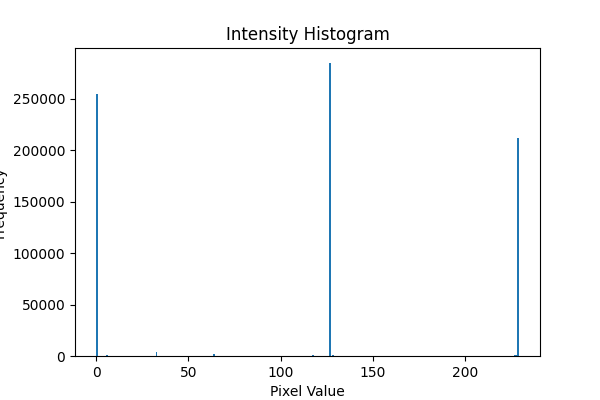
#> input picture output/histograms/img0_hist.png, 600 x 400 px, given as the content of the folder images, which was not available
$ python main.py
#> lines starting #> are read from the running program, lines starting #| are printed output that depends on the picture; pictures that were not available may be replaced by others from this repository, and a replacement may not be noted
import cv2
import numpy as np
import matplotlib.pyplot as plt
from skimage.metrics import structural_similarity as ssim
from scipy.stats import skew, kurtosis
import os
import pandas as pd


GAUSSIAN_BLUR_KSIZE = 5
MEDIAN_FILTER_KSIZE = 5
BILATERAL_D = 9
BILATERAL_SIGMA_COLOR = 75
BILATERAL_SIGMA_SPACE = 75
AVERAGING_KSIZE = 5
LOWPASS_CUTOFF_RATIO = 0.3
NOTCH_RADIUS = 10
NOTCH_THRESHOLD = 0.85

# config

INPUT_FOLDER = "images"
OUTPUT_FOLDER = "output"

os.makedirs(f"{OUTPUT_FOLDER}/spatial", exist_ok=True)
os.makedirs(f"{OUTPUT_FOLDER}/frequency", exist_ok=True)
os.makedirs(f"{OUTPUT_FOLDER}/histograms", exist_ok=True)
os.makedirs(f"{OUTPUT_FOLDER}/fft", exist_ok=True)
os.makedirs(f"{OUTPUT_FOLDER}/comparison", exist_ok=True)

# noise detection implementation

def detect_noise(image):
    img = image.astype(np.float64)

    # Salt & Pepper detection
    salt = np.sum(img > 250)
    pepper = np.sum(img < 5)
    sp_ratio = (salt + pepper) / img.size
    if sp_ratio > 0.02:
        return "salt_and_pepper"

    f = np.fft.fft2(img)
    fshift = np.fft.fftshift(f)
    mag = np.log(1 + np.abs(fshift))
    mag_norm = mag / mag.max()

    cy, cx = mag_norm.shape[0] // 2, mag_norm.shape[1] // 2
    mask = np.ones_like(mag_norm, dtype=bool)
    mask[cy-10:cy+10, cx-10:cx+10] = False

    peaks = np.sum(mag_norm[mask] > NOTCH_THRESHOLD)
    if peaks > 20:
        return "periodic"

    mean_val = np.mean(img)
    var_val = np.var(img)
    sk = skew(img.flatten())

    coeff_var = np.sqrt(var_val) / (mean_val + 1e-10)
    if coeff_var > 0.5 and abs(sk) > 1:
        return "speckle"

    return "gaussian"

# spatial filter implementation

def apply_spatial_filter(image, noise_type):
    if noise_type == "gaussian":
        return cv2.GaussianBlur(image, (GAUSSIAN_BLUR_KSIZE, GAUSSIAN_BLUR_KSIZE), 0)

    elif noise_type == "salt_and_pepper":
        return cv2.medianBlur(image, MEDIAN_FILTER_KSIZE)

    elif noise_type == "speckle":
        return cv2.bilateralFilter(
            image, BILATERAL_D, BILATERAL_SIGMA_COLOR, BILATERAL_SIGMA_SPACE
        )

    elif noise_type == "periodic":
        return cv2.GaussianBlur(image, (3, 3), 0)

    return image.copy()

# frequency filter implementation

def apply_frequency_filter(image, noise_type):
    img = image.astype(np.float64)
    rows, cols = img.shape
    f = np.fft.fft2(img)
    fshift = np.fft.fftshift(f)

    if noise_type == "periodic":
        mag = np.log(1 + np.abs(fshift))
        mag_norm = mag / mag.max()

        H = np.ones((rows, cols))
        cy, cx = rows // 2, cols // 2

        ys, xs = np.where(mag_norm > NOTCH_THRESHOLD)

        for y, x in zip(ys, xs):
            if abs(y - cy) > 10 or abs(x - cx) > 10:
                rr, cc = np.ogrid[:rows, :cols]
                mask = (rr - y) ** 2 + (cc - x) ** 2 <= NOTCH_RADIUS ** 2
                H[mask] = 0

        filtered = fshift * H

    else:
        # Gaussian Low-pass
        cy, cx = rows // 2, cols // 2
        rr, cc = np.ogrid[:rows, :cols]
        dist = np.sqrt((rr - cy) ** 2 + (cc - cx) ** 2)

        cutoff = LOWPASS_CUTOFF_RATIO * min(rows, cols) / 2
        H = np.exp(-(dist ** 2) / (2 * cutoff ** 2))

        filtered = fshift * H

    f_ishift = np.fft.ifftshift(filtered)
    img_back = np.fft.ifft2(f_ishift)
    img_back = np.abs(img_back)
    img_back = np.clip(img_back, 0, 255).astype(np.uint8)

    return img_back

# metrics calculation

def calculate_metrics(reference, denoised):
    ref = reference.astype(np.float64)
    den = denoised.astype(np.float64)

    mse = np.mean((ref - den) ** 2)
    psnr = float("inf") if mse == 0 else 10 * np.log10(255 ** 2 / mse)
    ssim_val = ssim(reference, denoised, data_range=255)

    return mse, psnr, ssim_val

# Visualization
def save_histogram(image, name):
    plt.figure(figsize=(6,4))
    plt.hist(image.flatten(), bins=256)
    plt.title("Intensity Histogram")
    plt.xlabel("Pixel Value")
    plt.ylabel("Frequency")
    plt.savefig(f"{OUTPUT_FOLDER}/histograms/{name}_hist.png")
    plt.close()

def save_fft_spectrum(image, name):
    f = np.fft.fft2(image.astype(np.float64))
    fshift = np.fft.fftshift(f)
    mag = np.log(1 + np.abs(fshift))

    plt.figure(figsize=(6,6))
    plt.imshow(mag, cmap='gray')
    plt.title("FFT Magnitude Spectrum")
    plt.axis("off")
    plt.savefig(f"{OUTPUT_FOLDER}/fft/{name}_fft.png")
    plt.close()

def save_comparison_image(original, spatial, frequency, name, noise_type):
    # FFT magnitude
    f = np.fft.fft2(original.astype(np.float64))
    fshift = np.fft.fftshift(f)
    mag = np.log(1 + np.abs(fshift))

    fig, axes = plt.subplots(1, 4, figsize=(20, 5))
    fig.suptitle(f"{name} - Noise: {noise_type}", fontsize=14)

    axes[0].imshow(original, cmap='gray')
    axes[0].set_title("Original (Noisy)")
    axes[0].axis("off")

    axes[1].imshow(spatial, cmap='gray')
    axes[1].set_title("Spatial Filtered")
    axes[1].axis("off")

    axes[2].imshow(frequency, cmap='gray')
    axes[2].set_title("Frequency Filtered")
    axes[2].axis("off")

    axes[3].imshow(mag, cmap='gray')
    axes[3].set_title("FFT Spectrum")
    axes[3].axis("off")

    plt.tight_layout()
    plt.savefig(f"{name}_comparison.png", dpi=150, bbox_inches="tight")
    plt.close()


def main():

    results = []

    image_files = [f for f in os.listdir(INPUT_FOLDER) if f.endswith(".png")]

    for name in image_files:
        path = os.path.join(INPUT_FOLDER, name)
        img = cv2.imread(path, cv2.IMREAD_GRAYSCALE)
#> img: shape (400, 600); min 0, max 255, mean 249.9

        if img is None:
            continue

        print(f"\nProcessing {name}")

        noise_type = detect_noise(img)
#> in detect_noise, `salt = np.sum(img > 250)`: salt = 230013
#> in detect_noise, `pepper = np.sum(img < 5)`: pepper = 2091
#> in detect_noise, `sp_ratio = (salt + pepper) / img.size`: sp_ratio = 0.967
#> noise_type = 'salt_and_pepper'
        print(f"Detected Noise: {noise_type}")
#| Detected Noise: salt_and_pepper

        spatial = apply_spatial_filter(img, noise_type)
#> in apply_spatial_filter, `return cv2.medianBlur(image, MEDIAN_FILTER_KSIZE)`:
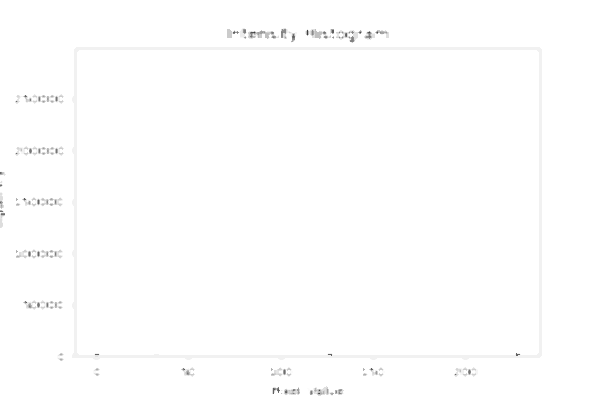
#> returned value: shape (400, 600); min 62, max 255, mean 254.1
        frequency = apply_frequency_filter(img, noise_type)
#> in apply_frequency_filter, `img_back = np.abs(img_back)`:
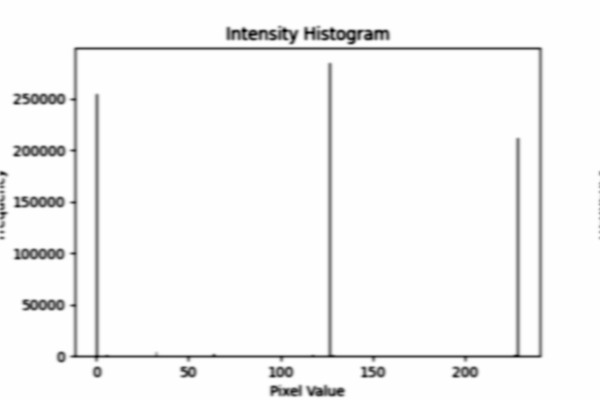
#> img_back: shape (400, 600) float64; min 98.27, max 255, mean 249.9; drawn with min black and max white
#> in apply_frequency_filter, `img_back = np.clip(img_back, 0, 255).astype(np.uint8)`:
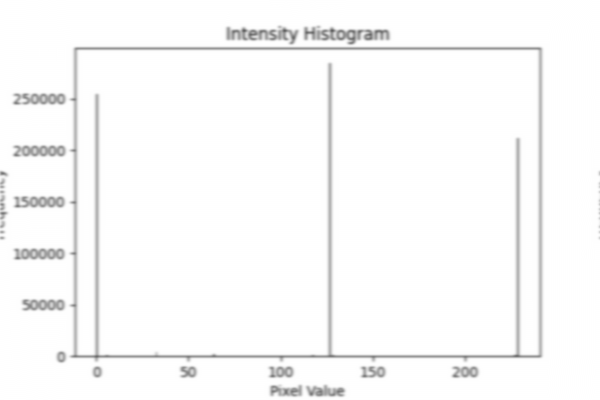
#> img_back: shape (400, 600); min 98, max 255, mean 249.3

        cv2.imwrite(f"{OUTPUT_FOLDER}/spatial/{name}", spatial)
        cv2.imwrite(f"{OUTPUT_FOLDER}/frequency/{name}", frequency)

        save_histogram(img, name.replace(".png", ""))
#> in save_histogram, `plt.savefig(f"{OUTPUT_FOLDER}/histograms/{name}_hist.png")`:
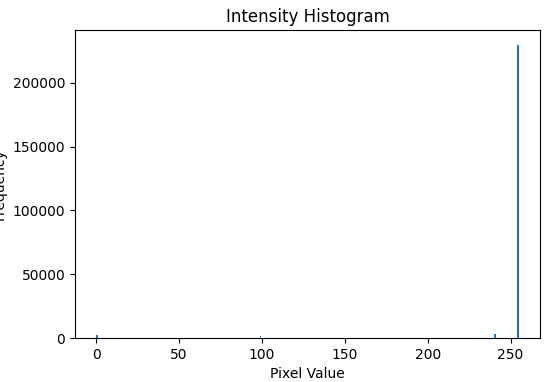
#> figure drawn by matplotlib, 1 panel; tallest bar 229917 high, from x = 254 to 255
        save_fft_spectrum(img, name.replace(".png", ""))
#> in save_fft_spectrum, `mag = np.log(1 + np.abs(fshift))`:
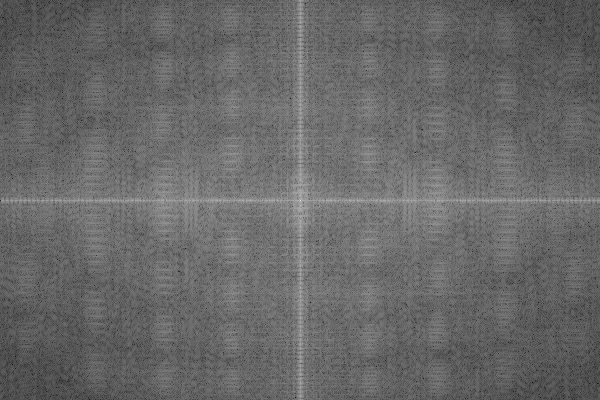
#> mag: shape (400, 600) float64; min 1.65, max 17.91, mean 8.3; drawn with min black and max white

        mse_s, psnr_s, ssim_s = calculate_metrics(img, spatial)
#> in calculate_metrics, `mse = np.mean((ref - den) ** 2)`: mse = 922.7
#> in calculate_metrics, `psnr = float("inf") if mse == 0 else 10 * np.log10(255 ** 2 / mse)`: psnr = 18.48
#> in calculate_metrics, `ssim_val = ssim(reference, denoised, data_range=255)`: ssim_val = 0.887
#> mse_s = 922.7; psnr_s = 18.48; ssim_s = 0.887
        mse_f, psnr_f, ssim_f = calculate_metrics(img, frequency)
#> mse_f = 483.2; psnr_f = 21.29; ssim_f = 0.905

        better = "Spatial" if psnr_s > psnr_f else "Frequency"
#> better = 'Frequency'

        print(f"Better Method: {better}")
#| Better Method: Frequency

        results.append([
            name, noise_type,
            psnr_s, psnr_f,
            ssim_s, ssim_f,
            better
        ])

        save_comparison_image(
            img,
            spatial,
            frequency,
            name.replace(".png", ""),
            noise_type
        )

    df = pd.DataFrame(results, columns=[
        "Image", "Noise Type",
        "PSNR Spatial", "PSNR Frequency",
        "SSIM Spatial", "SSIM Frequency",
        "Better Method"
    ])
#> df = table of 1 rows and 7 columns

    print("\nFinal Results:\n")
    print(df)
#> (printed output is left out)

    df.to_csv(f"{OUTPUT_FOLDER}/results.csv", index=False)

    print("\nAll outputs saved inside 'output' folder.")
    print("\nComparison images saved in 'output/comparison' folder.")


if __name__ == "__main__":
    main()

$ run again, on output/histograms/img4_hist.png
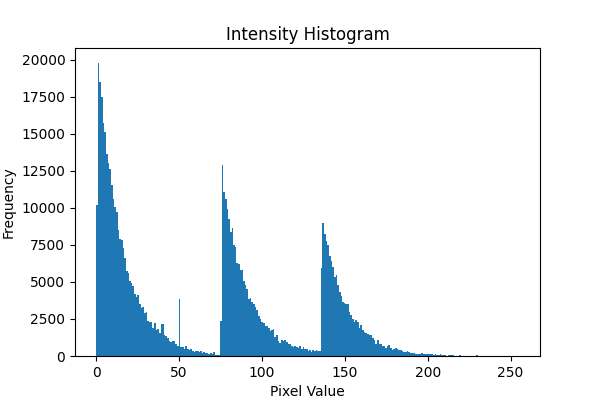
#> input picture output/histograms/img4_hist.png, 600 x 400 px, given as the content of the folder images, which was not available
#> salt = 215643
#> pepper = 2218
#> sp_ratio = 0.908
#> noise_type = 'salt_and_pepper'
#| Detected Noise: salt_and_pepper
#> in save_histogram, `plt.savefig(f"{OUTPUT_FOLDER}/histograms/{name}_hist.png")`:
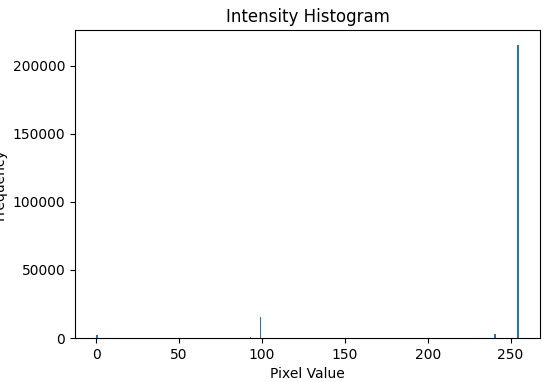
#> figure drawn by matplotlib, 1 panel; tallest bar 215537 high, from x = 254 to 255
#> in save_fft_spectrum, `mag = np.log(1 + np.abs(fshift))`:
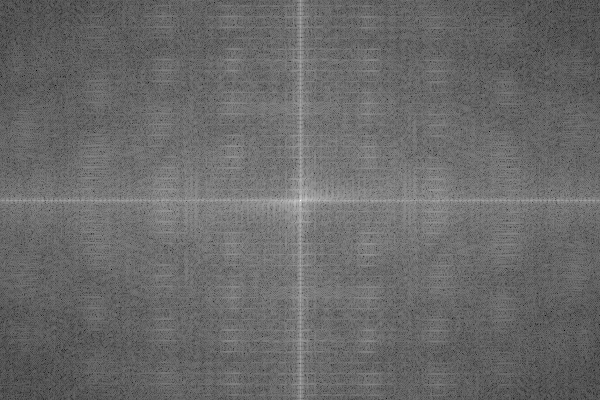
#> mag: shape (400, 600) float64; min 1.8, max 17.87, mean 8.49; drawn with min black and max white
#> mse = 820
#> psnr = 18.99
#> ssim_val = 0.9
#> mse_s = 820; psnr_s = 18.99; ssim_s = 0.9
#> mse_f = 490.6; psnr_f = 21.22; ssim_f = 0.899
#> better = 'Frequency'
#| Better Method: Frequency
#> df = table of 1 rows and 7 columns
#> (printed output is left out)

$ run again, on output/histograms/img5_hist.png
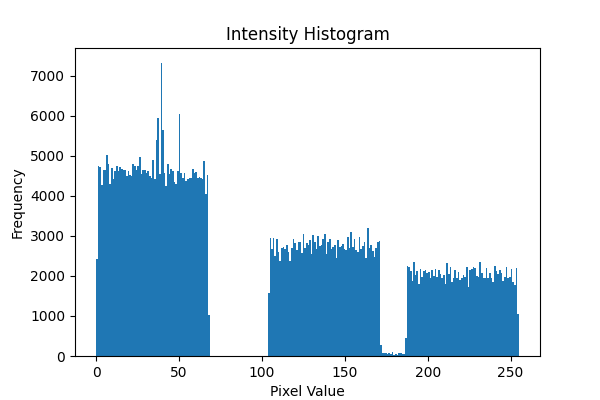
#> input picture output/histograms/img5_hist.png, 600 x 400 px, given as the content of the folder images, which was not available
#> in main, `img = cv2.imread(path, cv2.IMREAD_GRAYSCALE)`:
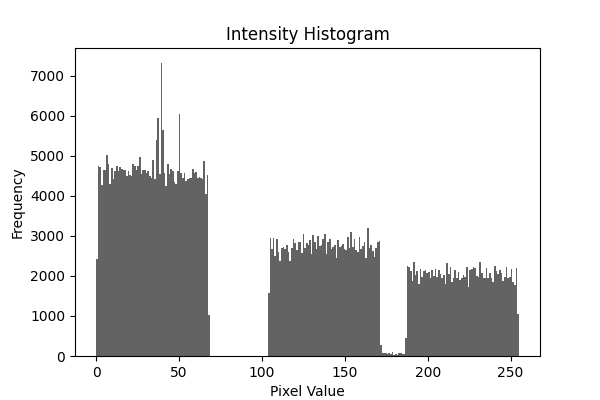
#> img: shape (400, 600); min 0, max 255, mean 223.1
#> salt = 189214
#> pepper = 2130
#> sp_ratio = 0.797
#> noise_type = 'salt_and_pepper'
#| Detected Noise: salt_and_pepper
#> in save_fft_spectrum, `mag = np.log(1 + np.abs(fshift))`:
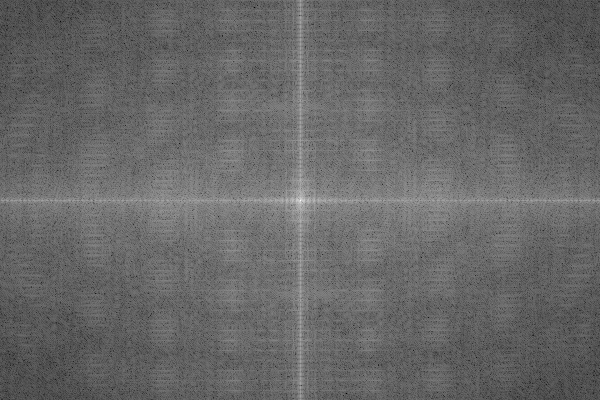
#> mag: shape (400, 600) float64; min 2.1, max 17.8, mean 8.48; drawn with min black and max white
#> mse = 887.2
#> psnr = 18.65
#> ssim_val = 0.886
#> mse_s = 887.2; psnr_s = 18.65; ssim_s = 0.886
#> mse_f = 522.3; psnr_f = 20.95; ssim_f = 0.889
#> better = 'Frequency'
#| Better Method: Frequency
#> df = table of 1 rows and 7 columns
#> (printed output is left out)
